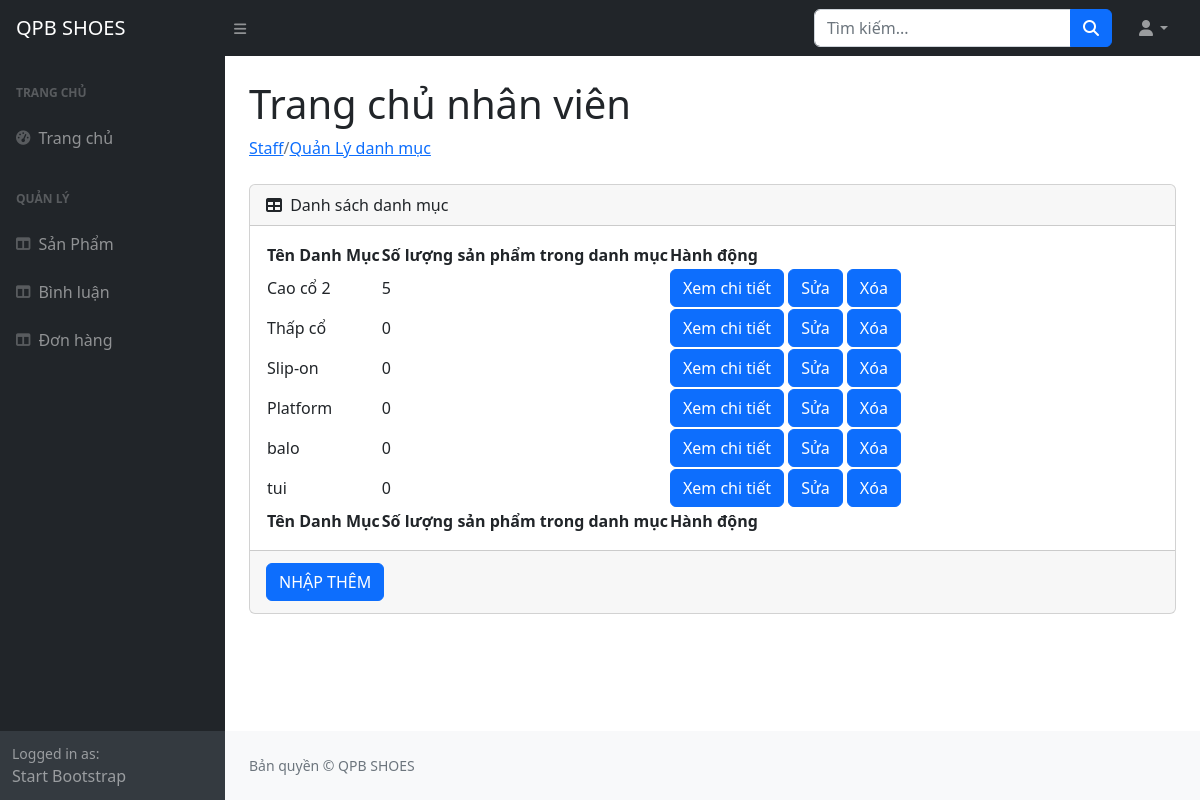
Page /admin_staff/index.php?act=listdanhmuc (signed in) on the committed database.
### tables this page shows
CREATE TABLE `danhmuc` (
  `idDanhMuc` int(11) NOT NULL,
  `tenDanhMuc` varchar(255) NOT NULL,
  `TrangThai` int(11) NOT NULL
);

### model/pdo.php (called while the page is built, shortened)
<?php
function pdo_get_connection()
{
    $servername = "localhost";
    $username = "root";
    $password = "";
    try {
        $conn = new PDO("mysql:host=$servername;dbname=pro1014-websitebangiaypoly-nhom12", $username, $password);
        $conn->setAttribute(PDO::ATTR_ERRMODE, PDO::ERRMODE_EXCEPTION);
        return $conn;
    } catch (PDOException $e) {
        echo "Connection failed: " . $e->getMessage();
    }
}
function pdo_query($sql)
{
    $sql_args = array_slice(func_get_args(), 1);
    try {
        $conn = pdo_get_connection();
        $stmt = $conn->prepare($sql);
        $stmt->execute($sql_args);
        $rows = $stmt->fetchAll();
        return $rows;
    } catch (PDOException $e) {
        throw $e;
    } finally {
        unset($conn);
    }
}
?>

### model/danhmuc.php (called while the page is built, shortened)
<?php
function loadall_danhmuc_admin()
{
    $sql = "SELECT a.*, COUNT(b.iddm) as SoLuong
    FROM danhmuc as a
    LEFT JOIN sanpham as b ON a.idDanhMuc = b.iddm
    GROUP BY a.idDanhMuc;";
    $listdanhmuc = pdo_query($sql);
    return ($listdanhmuc);
}
?>

### admin_staff/danhmuc/listdanhmuc.php (the view)
/<a href="index.php?act=listdanhmuc">Quản Lý danh mục</a></li>
</ol>
<div class="card mb-4">
    <div class="card-header">
        <i class="fas fa-table me-1"></i>
        Danh sách danh mục
    </div>
    <div class="card-body">
        <table id="datatablesSimple">
            <thead>
                <tr>
                    <th>Tên Danh Mục</th>
                    <th>Số lượng sản phẩm trong danh mục</th>
                    <th>Hành động</th>
                </tr>
            </thead>
            <tfoot>
                <tr>
                    <th>Tên Danh Mục</th>
                    <th>Số lượng sản phẩm trong danh mục</th>
                    <th>Hành động</th>
                </tr>
            </tfoot>
            <tbody>
                <?php
                foreach ($listdanhmuc as $key) {
                    extract($key);
                    $suadm = "index.php?act=updatedanhmuc&idDanhMuc=" . $idDanhMuc;
                    $xoamemdm = "index.php?act=xoamemdm&idDanhMuc=" . $idDanhMuc;
                    if($TrangThai == 0){
                        echo '<tr>
                                        <td>' . $tenDanhMuc . '</td>
                                        <td>' . $SoLuong . '</td>
                                        <td>
                                        <a href=""><input type="button" value="Xem chi tiết" class="btn btn-primary"></a>
                                        <a href="' . $suadm . '"><input type="button" value="Sửa" class="btn btn-primary"></a>
                                        <a href="' . $xoamemdm . '"><input type="button" value="Xóa" class="btn btn-primary" onclick="return confirm(\'Bạn có chắc chắn muốn xóa\')"></a></td>
                                        </td>
                                    </tr>';
                    }
                }
                ?>
            </tbody>
        </table>
    </div>
    <div class="card-footer">
        <a href="index.php?act=adddanhmuc"> <input class="btn btn-primary my-1" type="button" value="NHẬP THÊM"></a>
    </div>
</div>
</main>

### rows in the picture
danhmuc: tenDanhMuc "Cao cổ 2", SoLuong "5"
danhmuc: tenDanhMuc "Thấp cổ", SoLuong "0"
danhmuc: tenDanhMuc "Slip-on", SoLuong "0"
danhmuc: tenDanhMuc "Platform", SoLuong "0"
danhmuc: tenDanhMuc "balo", SoLuong "0"
danhmuc: tenDanhMuc "tui", SoLuong "0"
